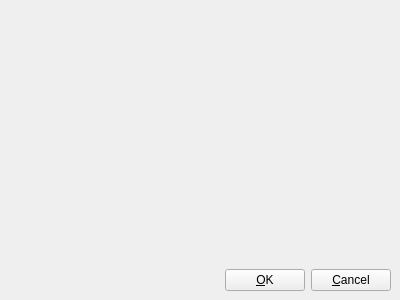
<?xml version="1.0" encoding="UTF-8"?>
<ui version="4.0">
 <class>ManyToOneWidget</class>
 <widget class="QWidget" name="ManyToOneWidget">
  <property name="geometry">
   <rect>
    <x>0</x>
    <y>0</y>
    <width>400</width>
    <height>300</height>
   </rect>
  </property>
  <property name="windowTitle">
   <string>OpenERP - Link</string>
  </property>
  <layout class="QVBoxLayout">
   <property name="spacing">
    <number>6</number>
   </property>
   <property name="margin">
    <number>9</number>
   </property>
   <item>
    <widget class="Screen" name="screen" native="true">
     <property name="sizePolicy">
      <sizepolicy hsizetype="Expanding" vsizetype="Expanding">
       <horstretch>0</horstretch>
       <verstretch>0</verstretch>
      </sizepolicy>
     </property>
    </widget>
   </item>
   <item>
    <layout class="QHBoxLayout">
     <property name="spacing">
      <number>6</number>
     </property>
     <property name="margin">
      <number>0</number>
     </property>
     <item>
      <spacer>
       <property name="orientation">
        <enum>Qt::Horizontal</enum>
       </property>
       <property name="sizeHint" stdset="0">
        <size>
         <width>40</width>
         <height>20</height>
        </size>
       </property>
      </spacer>
     </item>
     <item>
      <layout class="QHBoxLayout">
       <property name="spacing">
        <number>6</number>
       </property>
       <property name="margin">
        <number>0</number>
       </property>
       <item>
        <widget class="QPushButton" name="pushOk">
         <property name="text">
          <string>&amp;OK</string>
         </property>
         <property name="icon">
          <iconset resource="common.qrc">
           <normaloff>:/images/ok.png</normaloff>:/images/ok.png</iconset>
         </property>
        </widget>
       </item>
       <item>
        <widget class="QPushButton" name="pushCancel">
         <property name="text">
          <string>&amp;Cancel</string>
         </property>
         <property name="icon">
          <iconset resource="common.qrc">
           <normaloff>:/images/cancel.png</normaloff>:/images/cancel.png</iconset>
         </property>
        </widget>
       </item>
      </layout>
     </item>
    </layout>
   </item>
  </layout>
 </widget>
 <customwidgets>
  <customwidget>
   <class>Screen</class>
   <extends>QWidget</extends>
   <header>Koo.Screen.Screen</header>
   <container>1</container>
  </customwidget>
 </customwidgets>
 <resources>
  <include location="common.qrc"/>
 </resources>
 <connections/>
</ui>
